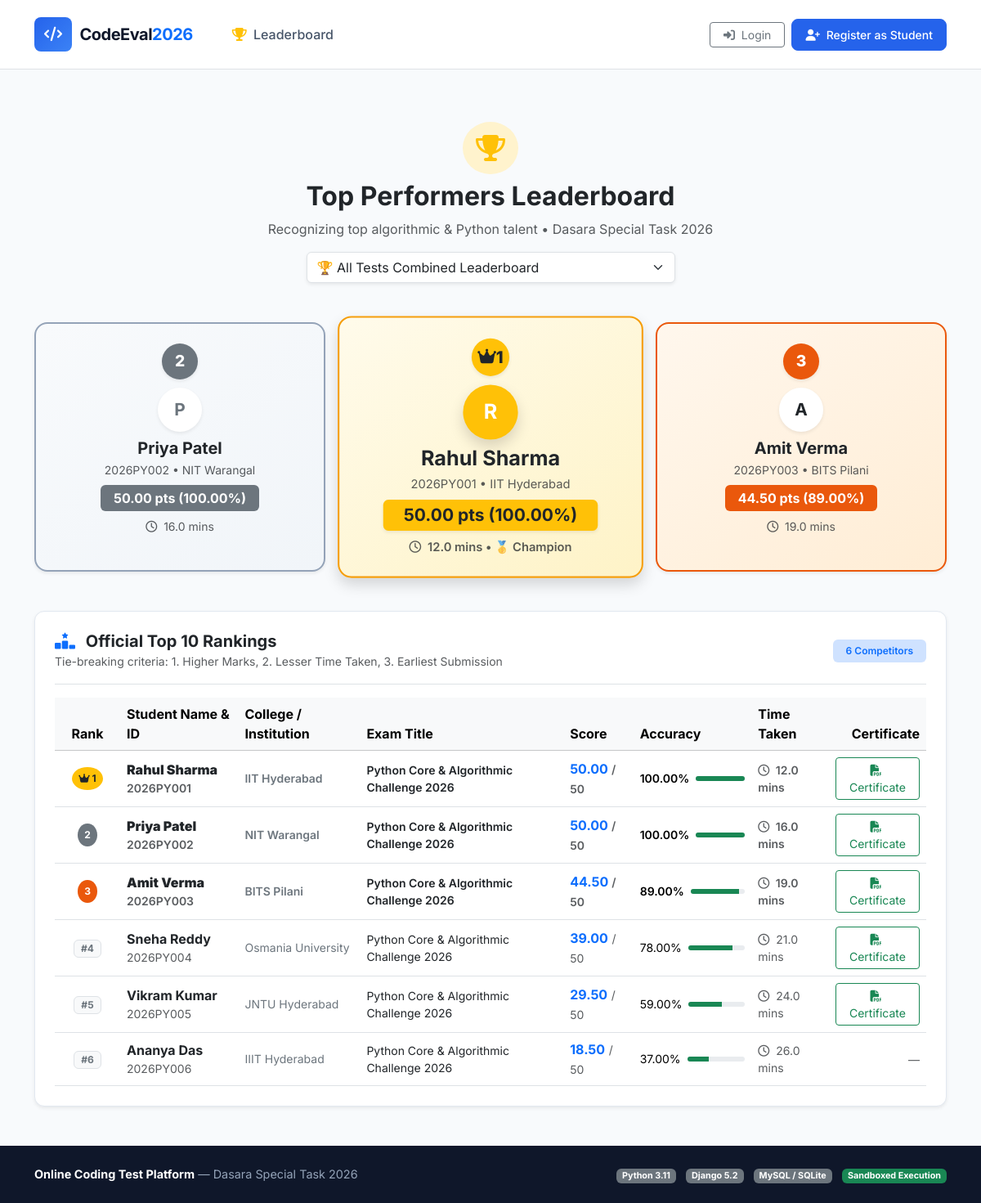
The app's page /leaderboard/, older data.
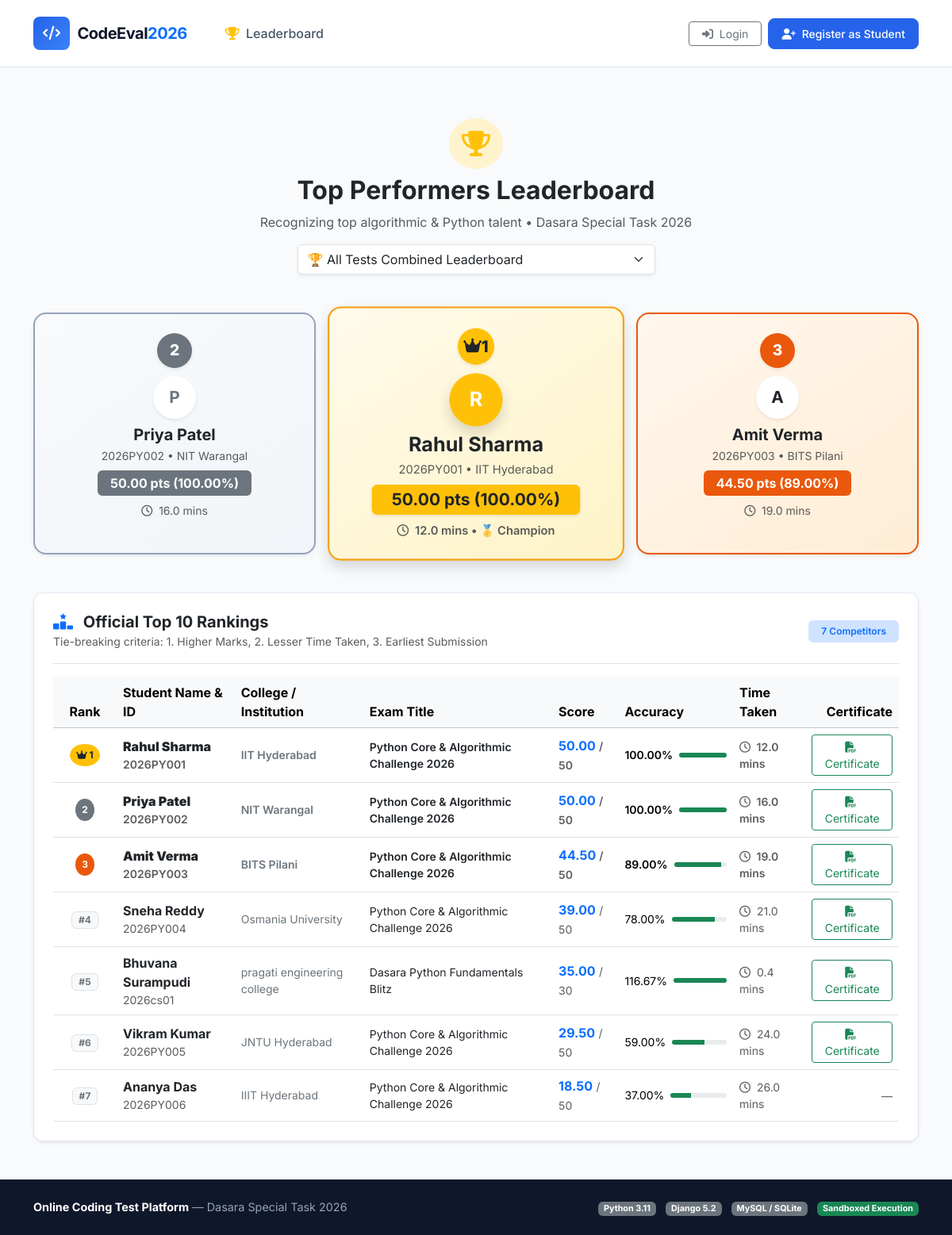
The same page, newer data.
### exam_portal/models.py (models this page shows, shortened)
class TestAttempt(models.Model):
    STATUS_CHOICES = (
        ('IN_PROGRESS', 'In Progress'),
        ('COMPLETED', 'Completed'),
        ('TIMED_OUT', 'Timed Out'),
    )
    id = models.UUIDField(primary_key=True, default=uuid.uuid4, editable=False)
    student = models.ForeignKey(Student, on_delete=models.CASCADE, related_name='attempts')
    test = models.ForeignKey(Test, on_delete=models.CASCADE, related_name='attempts')
    started_at = models.DateTimeField(auto_now_add=True)
    completed_at = models.DateTimeField(null=True, blank=True)
    status = models.CharField(max_length=20, choices=STATUS_CHOICES, default='IN_PROGRESS')
    score = models.DecimalField(max_digits=6, decimal_places=2, default=0.00)
    total_possible = models.PositiveIntegerField(default=0)
    percentage = models.DecimalField(max_digits=5, decimal_places=2, default=0.00)
    is_passed = models.BooleanField(default=False)
    time_taken_seconds = models.PositiveIntegerField(default=0)
    question_order = models.JSONField(default=list, blank=True)
    class Meta:
        ordering = ['-started_at']

class Student(models.Model):
    user = models.OneToOneField(User, on_delete=models.CASCADE, related_name='student_profile')
    roll_number = models.CharField(max_length=50, unique=True)
    phone = models.CharField(max_length=20, blank=True, null=True)
    college = models.CharField(max_length=150, blank=True, default='Engineering & Tech College')
    department = models.CharField(max_length=100, blank=True, default='Computer Science')
    avatar = models.ImageField(upload_to='avatars/', blank=True, null=True)
    created_at = models.DateTimeField(auto_now_add=True)
    @property
    def display_name(self):
        full = self.user.get_full_name()
        return full if full else self.user.username

class Test(models.Model):
    title = models.CharField(max_length=200)
    slug = models.SlugField(max_length=220, unique=True, blank=True)
    description = models.TextField(help_text="Detailed instructions and topics covered")
    duration_minutes = models.PositiveIntegerField(default=30, help_text="Duration in minutes")
    total_marks = models.PositiveIntegerField(default=100)
    pass_marks = models.PositiveIntegerField(default=40)
    negative_marking = models.BooleanField(default=False, help_text="Enable penalty for wrong answers")
    negative_mark_value = models.DecimalField(max_digits=4, decimal_places=2, default=0.25,
                                             help_text="Marks deducted per wrong answer")
    randomize_questions = models.BooleanField(default=True, help_text="Randomize question sequence for each student")
    allow_multiple_attempts = models.BooleanField(default=False, help_text="If false, prevents re-taking the test")
    is_active = models.BooleanField(default=True, help_text="Visible for students to take")
    created_by = models.ForeignKey(User, on_delete=models.SET_NULL, null=True, blank=True, related_name='created_tests')
    created_at = models.DateTimeField(auto_now_add=True)
    updated_at = models.DateTimeField(auto_now=True)
    class Meta:
        ordering = ['-created_at']

### exam_portal/views.py (the view)
# urls.py: path('leaderboard/', views.leaderboard_view, name='leaderboard'),
def leaderboard_view(request):
    test_id = request.GET.get('test_id')
    tests = Test.objects.filter(is_active=True).order_by('title')
    selected_test = None
    if test_id:
        selected_test = get_object_or_404(Test, id=test_id)
        attempts_qs = TestAttempt.objects.filter(
            test=selected_test,
            status__in=['COMPLETED', 'TIMED_OUT']
        ).select_related('student__user', 'test').order_by('-score', 'time_taken_seconds', 'completed_at')
    else:
        attempts_qs = TestAttempt.objects.filter(
            status__in=['COMPLETED', 'TIMED_OUT']
        ).select_related('student__user', 'test').order_by('-score', 'time_taken_seconds', 'completed_at')
    seen_students = set()
    ranked_attempts = []
    for att in attempts_qs:
        if att.student_id not in seen_students:
            seen_students.add(att.student_id)
            ranked_attempts.append(att)
    top_10 = ranked_attempts[:10]
    leaderboard_data = []
    for rank_idx, att in enumerate(top_10, start=1):
        leaderboard_data.append({
            'rank': rank_idx,
            'attempt': att,
            'student': att.student,
            'score': att.score,
            'percentage': att.percentage,
            'time_taken_minutes': round(att.time_taken_seconds / 60, 1),
            'completed_at': att.completed_at
        })
    context = {
        'tests': tests,
        'selected_test': selected_test,
        'leaderboard_data': leaderboard_data,
        'total_participants': len(seen_students),
    }
    return render(request, 'exam_portal/leaderboard/leaderboard.html', context)

### templates/exam_portal/leaderboard/leaderboard.html (shortened to what the changed rows need)
{% extends 'exam_portal/base.html' %}
{% block content %}
<div class="container py-5">
    <div class="text-center mb-5">
        <h2 class="fw-bold text-dark">Top Performers Leaderboard</h2>
    </div>
    {% if leaderboard_data %}
    <div class="row justify-content-center g-4 mb-5">
        {% if leaderboard_data|length >= 2 %}
        {% with p2=leaderboard_data.1 %}
        <div class="col-md-4 col-sm-6 order-2 order-md-1">
            <div class="podium-card silver-podium p-4 text-center shadow-sm h-100">
                <div class="rank-medal-badge bg-secondary text-white shadow-sm">2</div>
                <div class="rounded-circle bg-white text-secondary mx-auto mb-2 d-flex align-items-center justify-content-center shadow-sm" style="width:54px; height:54px; font-weight:bold; font-size:1.3rem;">
                    {{ p2.student.display_name|slice:":1"|upper }}
                </div>
                <h5 class="fw-bold text-dark mb-1">{{ p2.student.display_name }}</h5>
                <p class="text-muted small mb-2">{{ p2.student.roll_number }} &bull; {{ p2.student.college }}</p>
                <div class="badge bg-secondary px-3 py-2 fs-6 fw-bold">
                    {{ p2.score }} pts ({{ p2.percentage }}%)
                </div>
                <div class="small text-muted mt-2">
                    <i class="fa-regular fa-clock me-1"></i> {{ p2.time_taken_minutes }} mins
                </div>
            </div>
        </div>
        {% endwith %}
        {% endif %}
        {% with p1=leaderboard_data.0 %}
        <div class="col-md-4 col-sm-6 order-1 order-md-2">
            <div class="podium-card gold-podium p-4 text-center shadow h-100" style="transform: scale(1.05);">
                <div class="rank-medal-badge bg-warning text-dark shadow-sm">
                    <i class="fa-solid fa-crown"></i> 1
                </div>
                <div class="rounded-circle bg-warning text-white mx-auto mb-2 d-flex align-items-center justify-content-center shadow" style="width:64px; height:64px; font-weight:bold; font-size:1.5rem;">
                    {{ p1.student.display_name|slice:":1"|upper }}
                </div>
                <h4 class="fw-bold text-dark mb-1">{{ p1.student.display_name }}</h4>
                <p class="text-muted small mb-2">{{ p1.student.roll_number }} &bull; {{ p1.student.college }}</p>
                <div class="badge bg-warning text-dark px-4 py-2 fs-5 fw-bold shadow-sm">
                    {{ p1.score }} pts ({{ p1.percentage }}%)
                </div>
                <div class="small text-muted mt-2 fw-semibold">
                    <i class="fa-regular fa-clock me-1"></i> {{ p1.time_taken_minutes }} mins &bull; 🥇 Champion
                </div>
            </div>
        </div>
        {% endwith %}
        {% if leaderboard_data|length >= 3 %}
        {% with p3=leaderboard_data.2 %}
        <div class="col-md-4 col-sm-6 order-3 order-md-3">
            <div class="podium-card bronze-podium p-4 text-center shadow-sm h-100">
                <div class="rank-medal-badge text-white shadow-sm" style="background:#ea580c;">3</div>
                <div class="rounded-circle bg-white text-dark mx-auto mb-2 d-flex align-items-center justify-content-center shadow-sm" style="width:54px; height:54px; font-weight:bold; font-size:1.3rem;">
                    {{ p3.student.display_name|slice:":1"|upper }}
                </div>
                <h5 class="fw-bold text-dark mb-1">{{ p3.student.display_name }}</h5>
                <p class="text-muted small mb-2">{{ p3.student.roll_number }} &bull; {{ p3.student.college }}</p>
                <div class="badge px-3 py-2 fs-6 fw-bold text-white" style="background:#ea580c;">
                    {{ p3.score }} pts ({{ p3.percentage }}%)
                </div>
                <div class="small text-muted mt-2">
                    <i class="fa-regular fa-clock me-1"></i> {{ p3.time_taken_minutes }} mins
                </div>
            </div>
        </div>
        {% endwith %}
        {% endif %}
    </div>
    <div class="card card-custom p-4 shadow-sm">
        <div class="d-flex justify-content-between align-items-center border-bottom pb-3 mb-3">
            <div>
                <h5 class="fw-bold text-dark mb-0">
                    <i class="fa-solid fa-ranking-star text-primary me-2"></i> Official Top 10 Rankings
                </h5>
                <small class="text-muted">Tie-breaking criteria: 1. Higher Marks, 2. Lesser Time Taken, 3. Earliest Submission</small>
            </div>
            <span class="badge bg-primary-subtle text-primary fw-semibold px-3 py-2">
                {{ total_participants }} Competitor{{ total_participants|pluralize }}
            </span>
        </div>
        <div class="table-responsive">
            <table class="table table-hover align-middle mb-0">
                <thead class="table-light">
                    <tr>
                        <th style="width: 80px;" class="text-center">Rank</th>
                        <th>Student Name & ID</th>
                        <th>College / Institution</th>
                        <th>Exam Title</th>
                        <th>Score</th>
                        <th>Accuracy</th>
                        <th>Time Taken</th>
                        <th class="text-end">Certificate</th>
                    </tr>
                </thead>
                <tbody>
                    {% for row in leaderboard_data %}
                    <tr class="{% if row.rank <= 3 %}fw-semibold{% endif %}">
                        <td class="text-center">
                            {% if row.rank == 1 %}
                            <span class="badge rounded-circle bg-warning text-dark p-2"><i class="fa-solid fa-crown"></i> 1</span>
                            {% elif row.rank == 2 %}
                            <span class="badge rounded-circle bg-secondary text-white p-2">2</span>
                            {% elif row.rank == 3 %}
                            <span class="badge rounded-circle text-white p-2" style="background:#ea580c;">3</span>
                            {% else %}
                            <span class="badge bg-light text-secondary border px-2 py-1">#{{ row.rank }}</span>
                            {% endif %}
                        </td>
                        <td>
                            <strong class="text-dark">{{ row.student.display_name }}</strong>
                            <small class="d-block text-muted">{{ row.student.roll_number }}</small>
                        </td>
                        <td class="text-secondary small">{{ row.student.college }}</td>
                        <td class="text-dark small">{{ row.attempt.test.title }}</td>
                        <td>
                            <span class="fw-bold text-primary fs-6">{{ row.score }}</span>
                            <small class="text-muted">/ {{ row.attempt.total_possible }}</small>
                        </td>
                        <td>
                            <div class="d-flex align-items-center gap-2">
                                <span class="small">{{ row.percentage }}%</span>
                                <div class="progress flex-grow-1" style="height: 6px; width: 60px;">
                                    <div class="progress-bar bg-success" style="width: {{ row.percentage }}%"></div>
                                </div>
                            </div>
                        </td>
                        <td class="text-muted small">
                            <i class="fa-regular fa-clock me-1"></i> {{ row.time_taken_minutes }} mins
                        </td>
                        <td class="text-end">
                            {% if row.attempt.is_passed %}
                            <a href="{% url 'download_certificate' row.attempt.id %}" class="btn btn-sm btn-outline-success">
                                <i class="fa-solid fa-file-pdf me-1"></i> Certificate
                            </a>
                            {% else %}
                            <span class="text-muted small">&mdash;</span>
                            {% endif %}
                        </td>
                    </tr>
                    {% endfor %}
                </tbody>
            </table>
        </div>
    </div>
    {% endif %}
</div>
{% endblock %}

Row changes from the older to the newer data that the page shows:
added TestAttempt: rank "5", student.display_name "Bhuvana Surampudi", student.roll_number "2026cs01", student.college "pragati engineering college", attempt.test "Dasara Python Fundamentals Blitz", score "35.00", attempt.total_possible "30", percentage "116.67", time_taken_minutes "0.4", is_passed True (drawn)
computed for TestAttempt "Vikram Kumar": rank "5" → "6"
computed for TestAttempt "Ananya Das": rank "6" → "7"
Text that changed along with them:
{{ total_participants }}: "6" → "7"
